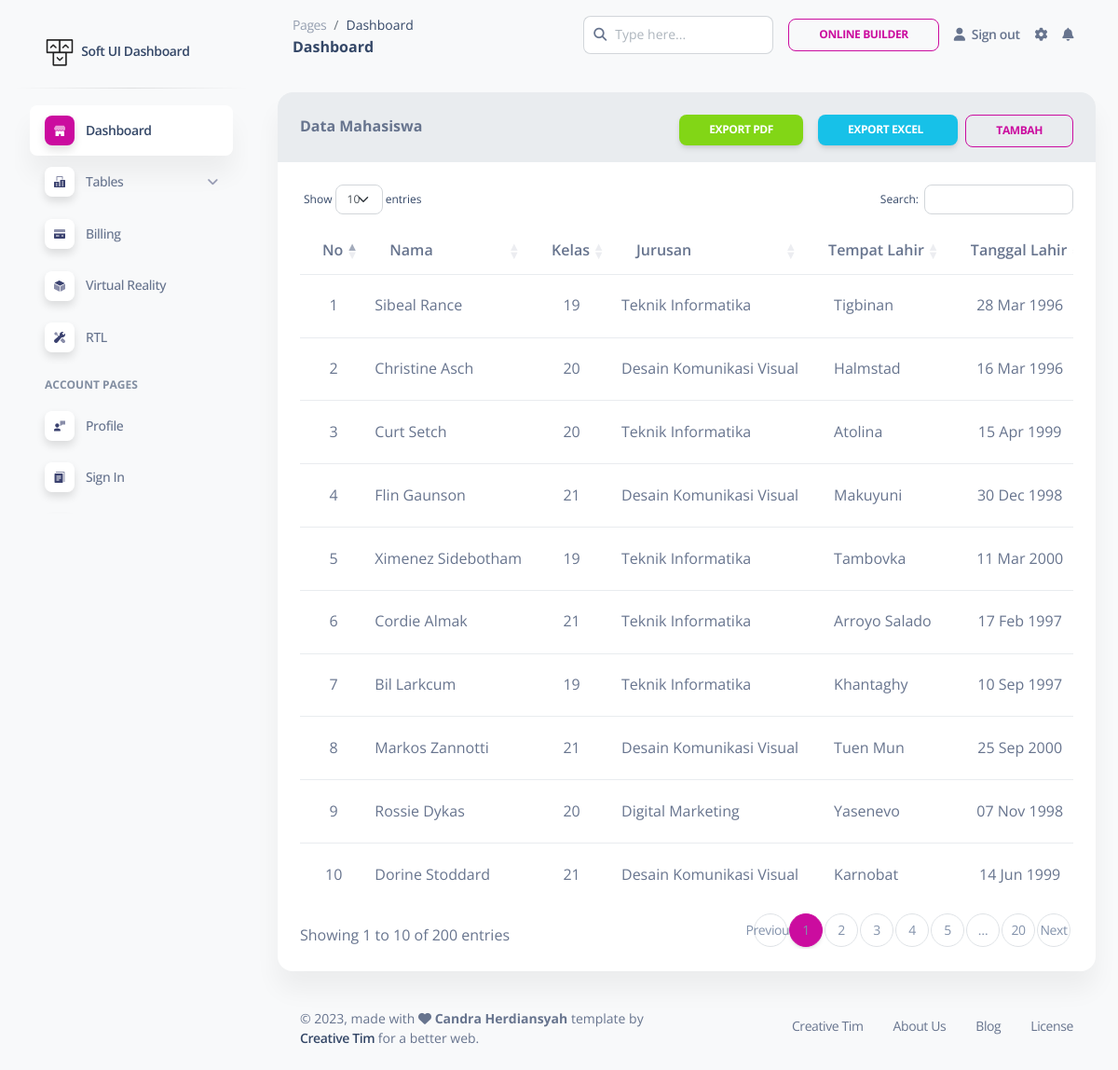
Page /dashboard/mahasiswa/index.php (signed in) on the committed database.
### tables this page shows
CREATE TABLE `tb_mahasiswa` (
  `kd_mahasiswa` int(11) NOT NULL,
  `nama_mahasiswa` varchar(255) NOT NULL,
  `kelas` varchar(255) NOT NULL,
  `tempat_lahir` varchar(255) NOT NULL,
  `tanggal_lahir` date NOT NULL,
  `jurusan` varchar(255) NOT NULL
);

### library/Mahasiswa.php (called while the page is built, shortened)
<?php
class Mahasiswa extends Connection
{
    private $conn;
    public function __construct($db)
    {
        $this->conn = $db;
    }
    public function index()
    {
        $query = $this->conn->prepare("SELECT * FROM tb_mahasiswa");
        $query->execute();
        $data = $query->fetchAll();
        return $data;
    }
}

### dashboard/mahasiswa/index.php (the view, shortened to what this page needs)
<?php
if (!isset($_SESSION['user_id'])) {
    echo "<script type='text/javascript'>
        alert('Maaf anda harus login terlebih dahulu!');
            window.location = '/login.php'
        </script>";
} else {
    $db = new Connection();
    $conn = $db->connect();
    $mhs = new Mahasiswa($conn);
    $data_mahasiswa = $mhs->index();
    ?>
<!DOCTYPE html>
<html lang="en">
<?php include "../../layouts/dashboard/head.php";?>
<body class="g-sidenav-show  bg-gray-100">
    <?php include "../../layouts/dashboard/sidebar.php";?>
    <main class="main-content position-relative max-height-vh-100 h-100 border-radius-lg ">
        <?php include "../../layouts/dashboard/nav.php";?>
        <div class="container-fluid py-4">
            <div class="row">
                <div class="col-12">
                    <div class="card mb-4">
                        <div class="card-header pb-0 bg-light text-right">
                            <strong>Data Mahasiswa</strong> &nbsp;
                            <a href="/dashboard/mahasiswa/create.php"
                                class="btn btn-sm btn-outline-primary float-lg-end">Tambah</a> &nbsp;
                            <a target="_blank" href="/dashboard/mahasiswa/report-excel.php"
                                class="btn btn-sm btn-info float-lg-end mx-2">Export
                                Excel &nbsp;</a>
                            <button onclick="window.open('/dashboard/mahasiswa/report-pdf.php','_blank')"
                                class="btn btn-sm btn-success float-lg-end mx-2">Export
                                PDF</button>
                        </div>
                        <div class="card-body">
                            <div class="table-responsive">
                                <table class="table align-items-center" id="dataTable">
                                    <thead>
                                        <tr>
                                            <th>No</th>
                                            <th>Nama</th>
                                            <th>Kelas</th>
                                            <th>Jurusan</th>
                                            <th>Tempat Lahir</th>
                                            <th>Tanggal Lahir</th>
                                        </tr>
                                    </thead>
                                    <tbody>
                                        <?php
$no = 1;
    foreach ($data_mahasiswa as $mhs) {?>
                                        <tr>
                                            <td style="text-align: center;">
                                                <?php echo $no++; ?>
                                            </td>
                                            <td>
                                                <?php echo $mhs['nama_mahasiswa']; ?>
                                            </td>
                                            <td style="text-align: center;">
                                                <?php echo $mhs['kelas']; ?>
                                            </td>
                                            <td>
                                                <?php echo $mhs['jurusan']; ?>
                                            </td>
                                            <td style="padding-left: 30px;">
                                                <?php echo $mhs['tempat_lahir']; ?>
                                            </td>
                                            <td style="text-align: center;">
                                                <?php echo date_format(new DateTime($mhs['tanggal_lahir']), "d M Y") ?>
                                            </td>
                                        </tr>
                                        <?php }?>
                                    </tbody>
                                </table>
                            </div>
                        </div>
                    </div>
                </div>
            </div>
            <?php include "../../layouts/dashboard/footer.php";?>
        </div>
    </main>
</body>
</html>
<?php }?>

### layouts/dashboard/head.php (shortened to what this page needs)
<head>
    <link href="/assets/dashboard/css/nucleo-icons.css" rel="stylesheet" />
    <link href="/assets/dashboard/css/nucleo-svg.css" rel="stylesheet" />
    <link href="/assets/dashboard/css/nucleo-svg.css" rel="stylesheet" />
    <link id="pagestyle" href="/assets/dashboard/css/soft-ui-dashboard.css?v=1.0.7" rel="stylesheet" />
    <link rel="stylesheet" type="text/css" href="DataTables/datatables.min.css" />
</head>

### layouts/dashboard/sidebar.php (shortened to what this page needs)
<aside class="sidenav navbar navbar-vertical navbar-expand-xs border-0 border-radius-xl my-3 fixed-start ms-3 "
    id="sidenav-main">
    <div class="sidenav-header">
        <a class="navbar-brand m-0" href="/dashboard/index.php" target="_blank">
            <img src="/assets/dashboard/img/logo-ct-dark.png" class="navbar-brand-img h-100" alt="main_logo">
            <span class="ms-1 font-weight-bold">Soft UI Dashboard</span>
        </a>
    </div>
    <hr class="horizontal dark mt-0">
    <div class="collapse navbar-collapse  w-auto " id="sidenav-collapse-main">
        <ul class="navbar-nav">
            <li class="nav-item">
                <a class="nav-link  active" href="../pages/dashboard.html">
                    <div
                        class="icon icon-shape icon-sm shadow border-radius-md bg-white text-center me-2 d-flex align-items-center justify-content-center">
                    </div>
                    <span class="nav-link-text ms-1">Dashboard</span>
                </a>
            </li>
            <li class="nav-item">
                <a data-bs-toggle="collapse" href="#dashboardsExamples" class="nav-link "
                    aria-controls="dashboardsExamples" role="button" aria-expanded="false">
                    <div
                        class="icon icon-shape icon-sm shadow border-radius-md bg-white text-center d-flex align-items-center justify-content-center  me-2">
                    </div>
                    <span class="nav-link-text ms-1">Tables</span>
                </a>
            </li>
            <li class="nav-item">
                <a class="nav-link  " href="../pages/billing.html">
                    <div
                        class="icon icon-shape icon-sm shadow border-radius-md bg-white text-center me-2 d-flex align-items-center justify-content-center">
                    </div>
                    <span class="nav-link-text ms-1">Billing</span>
                </a>
            </li>
            <li class="nav-item">
                <a class="nav-link  " href="../pages/virtual-reality.html">
                    <div
                        class="icon icon-shape icon-sm shadow border-radius-md bg-white text-center me-2 d-flex align-items-center justify-content-center">
                    </div>
                    <span class="nav-link-text ms-1">Virtual Reality</span>
                </a>
            </li>
            <li class="nav-item">
                <a class="nav-link  " href="../pages/rtl.html">
                    <div
                        class="icon icon-shape icon-sm shadow border-radius-md bg-white text-center me-2 d-flex align-items-center justify-content-center">
                    </div>
                    <span class="nav-link-text ms-1">RTL</span>
                </a>
            </li>
            <li class="nav-item mt-3">
                <h6 class="ps-4 ms-2 text-uppercase text-xs font-weight-bolder opacity-6">Account pages</h6>
            </li>
            <li class="nav-item">
                <a class="nav-link  " href="../pages/profile.html">
                    <div
                        class="icon icon-shape icon-sm shadow border-radius-md bg-white text-center me-2 d-flex align-items-center justify-content-center">
                    </div>
                    <span class="nav-link-text ms-1">Profile</span>
                </a>
            </li>
            <li class="nav-item">
                <a class="nav-link  " href="../pages/sign-in.html">
                    <div
                        class="icon icon-shape icon-sm shadow border-radius-md bg-white text-center me-2 d-flex align-items-center justify-content-center">
                    </div>
                    <span class="nav-link-text ms-1">Sign In</span>
                </a>
            </li>
            <li class="nav-item">
                <a class="nav-link  " href="../pages/sign-up.html">
                </a>
            </li>
        </ul>
    </div>
</aside>

### layouts/dashboard/nav.php (shortened to what this page needs)
<nav class="navbar navbar-main navbar-expand-lg px-0 mx-4 shadow-none border-radius-xl" id="navbarBlur"
    navbar-scroll="true">
    <div class="container-fluid py-1 px-3">
        <nav aria-label="breadcrumb">
            <ol class="breadcrumb bg-transparent mb-0 pb-0 pt-1 px-0 me-sm-6 me-5">
                <li class="breadcrumb-item text-sm"><a class="opacity-5 text-dark" href="javascript:;">Pages</a></li>
                <li class="breadcrumb-item text-sm text-dark active" aria-current="page">Dashboard</li>
            </ol>
            <h6 class="font-weight-bolder mb-0">Dashboard</h6>
        </nav>
        <div class="collapse navbar-collapse mt-sm-0 mt-2 me-md-0 me-sm-4" id="navbar">
            <div class="ms-md-auto pe-md-3 d-flex align-items-center">
                <div class="input-group">
                    <span class="input-group-text text-body"><i class="fas fa-search" aria-hidden="true"></i></span>
                    <input type="text" class="form-control" placeholder="Type here...">
                </div>
            </div>
            <ul class="navbar-nav  justify-content-end">
                <li class="nav-item d-flex align-items-center">
                    <a class="btn btn-outline-primary btn-sm mb-0 me-3" target="_blank"
                        href="https://www.creative-tim.com/builder/soft-ui?ref=navbar-dashboard">Online Builder</a>
                </li>
                <li class="nav-item d-flex align-items-center">
                    <?php if (isset($_SESSION['user_id'])) {?>
                    <a href="/logout.php" class="nav-link text-body font-weight-bold px-0">
                        <i class="fa fa-user me-sm-1"></i>
                        <span class="d-sm-inline d-none">Sign out</span>
                    </a>
                    <?php }?>
                </li>
                <li class="nav-item px-3 d-flex align-items-center">
                    <a href="javascript:;" class="nav-link text-body p-0">
                        <i class="fa fa-cog fixed-plugin-button-nav cursor-pointer"></i>
                    </a>
                </li>
                <li class="nav-item dropdown pe-2 d-flex align-items-center">
                    <a href="javascript:;" class="nav-link text-body p-0" id="dropdownMenuButton"
                        data-bs-toggle="dropdown" aria-expanded="false">
                        <i class="fa fa-bell cursor-pointer"></i>
                    </a>
                </li>
            </ul>
        </div>
    </div>
</nav>

### layouts/dashboard/footer.php (shortened to what this page needs)
<footer class="footer pt-3  ">
    <div class="container-fluid">
        <div class="row align-items-center justify-content-lg-between">
            <div class="col-lg-6 mb-lg-0 mb-4">
                <div class="copyright text-center text-sm text-muted text-lg-start">
                    ©
                    ,
                    made with <i class="fa fa-heart"></i> <strong> Candra Herdiansyah</strong> template by
                    <a href="https://www.creative-tim.com" class="font-weight-bold" target="_blank">Creative Tim</a>
                    for a better web.
                </div>
            </div>
            <div class="col-lg-6">
                <ul class="nav nav-footer justify-content-center justify-content-lg-end">
                    <li class="nav-item">
                        <a href="https://www.creative-tim.com" class="nav-link text-muted" target="_blank">Creative
                            Tim</a>
                    </li>
                    <li class="nav-item">
                        <a href="https://www.creative-tim.com/presentation" class="nav-link text-muted"
                            target="_blank">About Us</a>
                    </li>
                    <li class="nav-item">
                        <a href="https://www.creative-tim.com/blog" class="nav-link text-muted" target="_blank">Blog</a>
                    </li>
                    <li class="nav-item">
                        <a href="https://www.creative-tim.com/license" class="nav-link pe-0 text-muted"
                            target="_blank">License</a>
                    </li>
                </ul>
            </div>
        </div>
    </div>
</footer>

### assets/dashboard/css/nucleo-svg.css (style rules this page uses)
.icon { display: inline-block; color: #111111; height: 1em; width: 1em; }
.icon-sm { height: 0.8em; width: 0.8em; }
.icon { fill: currentColor; stroke: none; }

### rows in the picture
tb_mahasiswa: nama_mahasiswa "Sibeal Rance", kelas "19", jurusan "Teknik Informatika", tempat_lahir "Tigbinan", tanggal_lahir "28 Mar 1996"
tb_mahasiswa: nama_mahasiswa "Christine Asch", kelas "20", jurusan "Desain Komunikasi Visual", tempat_lahir "Halmstad", tanggal_lahir "16 Mar 1996"
tb_mahasiswa: nama_mahasiswa "Curt Setch", kelas "20", jurusan "Teknik Informatika", tempat_lahir "Atolina", tanggal_lahir "15 Apr 1999"
tb_mahasiswa: nama_mahasiswa "Flin Gaunson", kelas "21", jurusan "Desain Komunikasi Visual", tempat_lahir "Makuyuni", tanggal_lahir "30 Dec 1998"
tb_mahasiswa: nama_mahasiswa "Ximenez Sidebotham", kelas "19", jurusan "Teknik Informatika", tempat_lahir "Tambovka", tanggal_lahir "11 Mar 2000"
tb_mahasiswa: nama_mahasiswa "Cordie Almak", kelas "21", jurusan "Teknik Informatika", tempat_lahir "Arroyo Salado", tanggal_lahir "17 Feb 1997"
tb_mahasiswa: nama_mahasiswa "Bil Larkcum", kelas "19", jurusan "Teknik Informatika", tempat_lahir "Khantaghy", tanggal_lahir "10 Sep 1997"
tb_mahasiswa: nama_mahasiswa "Markos Zannotti", kelas "21", jurusan "Desain Komunikasi Visual", tempat_lahir "Tuen Mun", tanggal_lahir "25 Sep 2000"
tb_mahasiswa: nama_mahasiswa "Rossie Dykas", kelas "20", jurusan "Digital Marketing", tempat_lahir "Yasenevo", tanggal_lahir "07 Nov 1998"
tb_mahasiswa: nama_mahasiswa "Dorine Stoddard", kelas "21", jurusan "Desain Komunikasi Visual", tempat_lahir "Karnobat", tanggal_lahir "14 Jun 1999"
